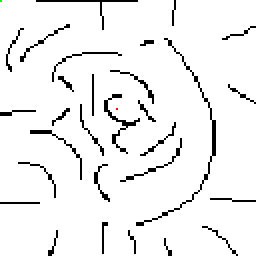
#> input picture samples/landscape/test/map1-128.png, 128 x 128 px (shown 2 times larger)
$ python pool.py ../samples/landscape/test/map1-128.png
#> lines starting #> are read from the running program, lines starting #| are printed output that depends on the picture
#!/usr/bin/python
from PIL import Image
import os, math, sys
import numpy

TILE_SIZE  = 4
transparent = (255, 255, 255, 0)
red         = (255, 0, 0, 255)
green       = (0, 255, 0, 255)
black       = (0, 0, 0, 255)

def getcolor(x, y, input, width, height):
    #print( f'x={x} y={y} ({x*9}, {(y)*9}) ({(x+1)*9}, {(y+1)*9})')


    color       = transparent

    for i in range(x*TILE_SIZE, (x+1)*TILE_SIZE):
        if i >= width:
            break

        for j in range(y*TILE_SIZE, (y+1)*TILE_SIZE):
            if j>=height:
                break

            pixel = input[i, j]
            # print( f'{x}, {y} = {input[x, y]}')

            if pixel == red:    # Goal point
                return red

            if pixel == green:  # Start point
                return green

            if pixel == black:
                color = black

    return color

def getgradient(x, y, input, width, height):
    #print( f'x={x} y={y} ({x*9}, {(y)*9}) ({(x+1)*9}, {(y+1)*9})')

    count   = 0
    block   = 0

    for i in range(x*TILE_SIZE, (x+1)*TILE_SIZE):
        if i >= width:
            break

        for j in range(y*TILE_SIZE, (y+1)*TILE_SIZE):
            if j>=height:
                break

            count   = count+1
            pixel   = input[i, j]

            if pixel == black:
                block   = block+1

    if count == 0:
        return 0.0

    return float(block)/float(count)

def get_density( input, width, height ):
    walls      = 0
    for x in range(0,width):
        for y in range(0,height):
            if input[x, y] == black:
                walls   = walls+1

    spaces      = width*height - walls
    density     = float(walls)/float(width*height)

    return density

def get_dispersion( input, width, height, cwidth, cheight ):
    # Iterate over all pixels
    samples = []

    for x in range(0,cwidth):
        for y in range(0,cheight):
            gradient    = getgradient(x, y, input, width, height)
            samples.append(gradient)

    return (numpy.mean(samples, axis=0), numpy.std(samples, axis=0))

def process_image(input_image_path:str, output_image_path:str):
    # Load the image
#> called with input_image_path = '../samples/landscape/test/map1-128.png'
    rgba_image  = Image.open(input_image_path)
#> rgba_image is the input picture: PIL image 128x128 RGBA; mean R, G, B, A 0, 0, 0, 15.4
    input       = rgba_image.load()

    # Width and height of the image
    width, height    = rgba_image.size
#> width = 128; height = 128
    cwidth, cheight  = (math.ceil(float(width)/float(TILE_SIZE)), math.ceil(float(height)/float(TILE_SIZE)))
#> cwidth = 32; cheight = 32


    # Create the convolution image
    conv_image  = Image.new( 'RGBA',
                            (cwidth, cheight),
                            (255, 255, 255, 0))

    output      = conv_image.load()

    # print( getcolor(0, 0, input, width, height) )
    # sys.exit(0)

    density = get_density( input, width, height )
#> density = 0.0604
    opacity = get_dispersion( input, width, height, cwidth, cheight )
    # print( f"density = {density:.2}")
    # print( f"opacity = mu:{opacity[0]:.2} sigma:{opacity[1]:.2}")

    # Iterate over all pixels
    for x in range(0,cwidth):
        for y in range(0,cheight):
            output[x, y]    = getcolor(x, y, input, width, height)


    # Save the modified image
    if os.path.isfile(output_image_path) == False:
        conv_image.save(output_image_path, 'PNG')
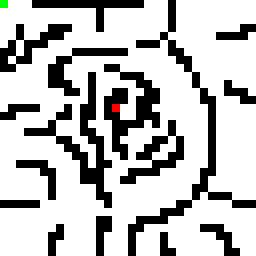
#> saved as map1-128.conv.png: PIL image 32x32 RGBA (shown 8 times larger); mean R, G, B, A 189.3, 189.3, 189, 66; transparent parts drawn white

    return density, opacity


if __name__ == "__main__":
    input_image_path    = sys.argv[1]
    output_image_path   = input_image_path.replace( '.png', '.conv.png' )
    process_image(input_image_path, output_image_path)
